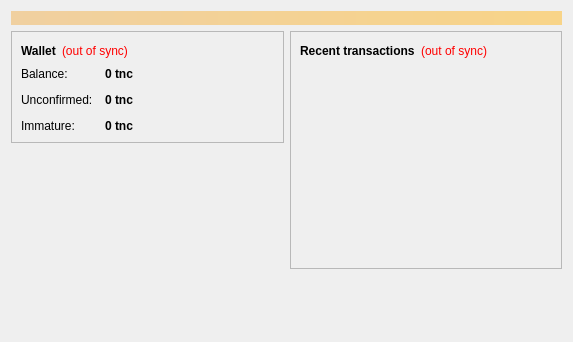
<?xml version="1.0" encoding="UTF-8"?>
<ui version="4.0">
 <class>OverviewPage</class>
 <widget class="QWidget" name="OverviewPage">
  <property name="geometry">
   <rect>
    <x>0</x>
    <y>0</y>
    <width>573</width>
    <height>342</height>
   </rect>
  </property>
  <property name="windowTitle">
   <string>Form</string>
  </property>
  <layout class="QVBoxLayout" name="topLayout">
   <item>
    <widget class="QLabel" name="labelAlerts">
     <property name="visible">
      <bool>false</bool>
     </property>
     <property name="styleSheet">
      <string notr="true">background-color: qlineargradient(x1: 0, y1: 0, x2: 1, y2: 0, stop:0 #F0D0A0, stop:1 #F8D488); color:#000000;</string>
     </property>
     <property name="wordWrap">
      <bool>true</bool>
     </property>
     <property name="margin">
      <number>3</number>
     </property>
    </widget>
   </item>
   <item>
    <layout class="QHBoxLayout" name="horizontalLayout" stretch="1,1">
     <item>
      <layout class="QVBoxLayout" name="verticalLayout_2">
       <item>
        <widget class="QFrame" name="frame">
         <property name="frameShape">
          <enum>QFrame::StyledPanel</enum>
         </property>
         <property name="frameShadow">
          <enum>QFrame::Raised</enum>
         </property>
         <layout class="QVBoxLayout" name="verticalLayout_4">
          <item>
           <layout class="QHBoxLayout" name="horizontalLayout_4">
            <item>
             <widget class="QLabel" name="label_5">
              <property name="font">
               <font>
                <weight>75</weight>
                <bold>true</bold>
               </font>
              </property>
              <property name="text">
               <string>Wallet</string>
              </property>
             </widget>
            </item>
            <item>
             <widget class="QLabel" name="labelWalletStatus">
              <property name="toolTip">
               <string>The displayed information may be out of date. Your wallet automatically synchronizes with the TielnetCoin network after a connection is established, but this process has not completed yet.</string>
              </property>
              <property name="styleSheet">
               <string notr="true">QLabel { color: red; }</string>
              </property>
              <property name="text">
               <string notr="true">(out of sync)</string>
              </property>
              <property name="alignment">
               <set>Qt::AlignLeading|Qt::AlignLeft|Qt::AlignVCenter</set>
              </property>
             </widget>
            </item>
            <item>
             <spacer name="horizontalSpacer_2">
              <property name="orientation">
               <enum>Qt::Horizontal</enum>
              </property>
              <property name="sizeHint" stdset="0">
               <size>
                <width>40</width>
                <height>20</height>
               </size>
              </property>
             </spacer>
            </item>
           </layout>
          </item>
          <item>
           <layout class="QFormLayout" name="formLayout_2">
            <property name="fieldGrowthPolicy">
             <enum>QFormLayout::AllNonFixedFieldsGrow</enum>
            </property>
            <property name="horizontalSpacing">
             <number>12</number>
            </property>
            <property name="verticalSpacing">
             <number>12</number>
            </property>
            <item row="0" column="0">
             <widget class="QLabel" name="label">
              <property name="text">
               <string>Balance:</string>
              </property>
             </widget>
            </item>
            <item row="0" column="1">
             <widget class="QLabel" name="labelBalance">
              <property name="font">
               <font>
                <weight>75</weight>
                <bold>true</bold>
               </font>
              </property>
              <property name="cursor">
               <cursorShape>IBeamCursor</cursorShape>
              </property>
              <property name="toolTip">
               <string>Your current balance</string>
              </property>
              <property name="text">
               <string notr="true">0 tnc</string>
              </property>
              <property name="textInteractionFlags">
               <set>Qt::LinksAccessibleByMouse|Qt::TextSelectableByKeyboard|Qt::TextSelectableByMouse</set>
              </property>
             </widget>
            </item>
            <item row="1" column="0">
             <widget class="QLabel" name="label_3">
              <property name="text">
               <string>Unconfirmed:</string>
              </property>
             </widget>
            </item>
            <item row="1" column="1">
             <widget class="QLabel" name="labelUnconfirmed">
              <property name="font">
               <font>
                <weight>75</weight>
                <bold>true</bold>
               </font>
              </property>
              <property name="cursor">
               <cursorShape>IBeamCursor</cursorShape>
              </property>
              <property name="toolTip">
               <string>Total of transactions that have yet to be confirmed, and do not yet count toward the current balance</string>
              </property>
              <property name="text">
               <string notr="true">0 tnc</string>
              </property>
              <property name="textInteractionFlags">
               <set>Qt::LinksAccessibleByMouse|Qt::TextSelectableByKeyboard|Qt::TextSelectableByMouse</set>
              </property>
             </widget>
            </item>
            <item row="2" column="0">
             <widget class="QLabel" name="labelImmatureText">
              <property name="text">
               <string>Immature:</string>
              </property>
             </widget>
            </item>
            <item row="2" column="1">
             <widget class="QLabel" name="labelImmature">
              <property name="font">
               <font>
                <weight>75</weight>
                <bold>true</bold>
               </font>
              </property>
              <property name="toolTip">
               <string>Mined balance that has not yet matured</string>
              </property>
              <property name="text">
               <string notr="true">0 tnc</string>
              </property>
              <property name="textInteractionFlags">
               <set>Qt::LinksAccessibleByMouse|Qt::TextSelectableByKeyboard|Qt::TextSelectableByMouse</set>
              </property>
             </widget>
            </item>
           </layout>
          </item>
         </layout>
        </widget>
       </item>
       <item>
        <spacer name="verticalSpacer">
         <property name="orientation">
          <enum>Qt::Vertical</enum>
         </property>
         <property name="sizeHint" stdset="0">
          <size>
           <width>20</width>
           <height>40</height>
          </size>
         </property>
        </spacer>
       </item>
      </layout>
     </item>
     <item>
      <layout class="QVBoxLayout" name="verticalLayout_3">
       <item>
        <widget class="QFrame" name="frame_2">
         <property name="frameShape">
          <enum>QFrame::StyledPanel</enum>
         </property>
         <property name="frameShadow">
          <enum>QFrame::Raised</enum>
         </property>
         <layout class="QVBoxLayout" name="verticalLayout">
          <item>
           <layout class="QHBoxLayout" name="horizontalLayout_2">
            <item>
             <widget class="QLabel" name="label_4">
              <property name="text">
               <string>&lt;b&gt;Recent transactions&lt;/b&gt;</string>
              </property>
             </widget>
            </item>
            <item>
             <widget class="QLabel" name="labelTransactionsStatus">
              <property name="toolTip">
               <string>The displayed information may be out of date. Your wallet automatically synchronizes with the TielnetCoin network after a connection is established, but this process has not completed yet.</string>
              </property>
              <property name="styleSheet">
               <string notr="true">QLabel { color: red; }</string>
              </property>
              <property name="text">
               <string notr="true">(out of sync)</string>
              </property>
              <property name="alignment">
               <set>Qt::AlignRight|Qt::AlignTrailing|Qt::AlignVCenter</set>
              </property>
             </widget>
            </item>
            <item>
             <spacer name="horizontalSpacer">
              <property name="orientation">
               <enum>Qt::Horizontal</enum>
              </property>
              <property name="sizeHint" stdset="0">
               <size>
                <width>40</width>
                <height>20</height>
               </size>
              </property>
             </spacer>
            </item>
           </layout>
          </item>
          <item>
           <widget class="QListView" name="listTransactions">
            <property name="styleSheet">
             <string notr="true">QListView { background: transparent; }</string>
            </property>
            <property name="frameShape">
             <enum>QFrame::NoFrame</enum>
            </property>
            <property name="verticalScrollBarPolicy">
             <enum>Qt::ScrollBarAlwaysOff</enum>
            </property>
            <property name="horizontalScrollBarPolicy">
             <enum>Qt::ScrollBarAlwaysOff</enum>
            </property>
            <property name="selectionMode">
             <enum>QAbstractItemView::NoSelection</enum>
            </property>
           </widget>
          </item>
         </layout>
        </widget>
       </item>
       <item>
        <spacer name="verticalSpacer_2">
         <property name="orientation">
          <enum>Qt::Vertical</enum>
         </property>
         <property name="sizeHint" stdset="0">
          <size>
           <width>20</width>
           <height>40</height>
          </size>
         </property>
        </spacer>
       </item>
      </layout>
     </item>
    </layout>
   </item>
  </layout>
 </widget>
 <resources/>
 <connections/>
</ui>
